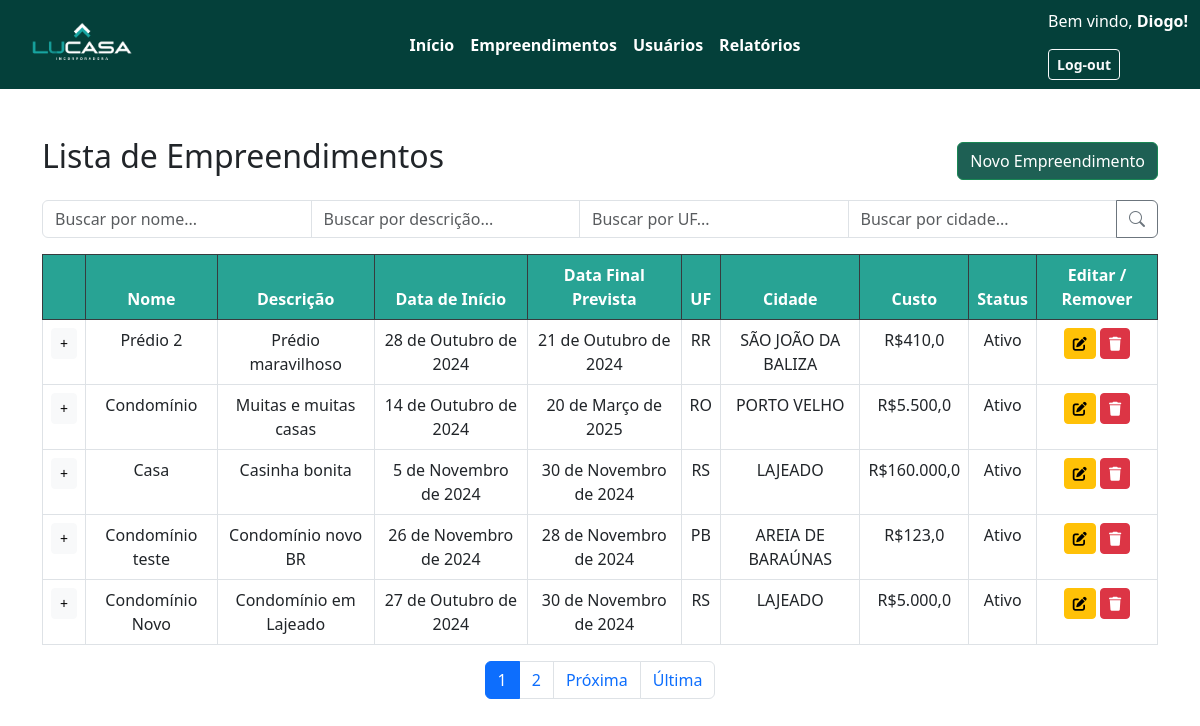
/listaEmpreendimento/ (signed in), run on an earlier commit of the app's database.
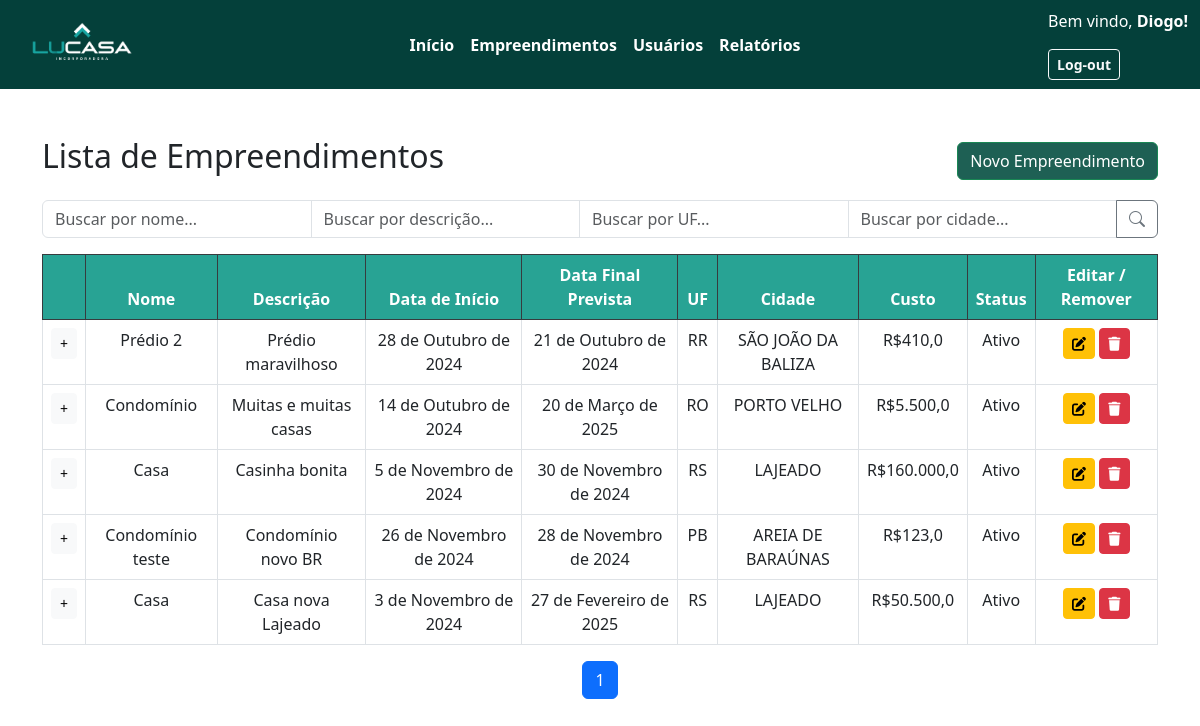
And on a later commit of the database.
### appteste/models.py (models this page shows)
class Empreendimento(models.Model):
    Nome = models.CharField(max_length=100, default="")
    Descricao = models.TextField(max_length=200)
    Data_inicio = models.DateField(default=datetime.now)
    Data_fim_prevista = models.DateField(default=datetime.now)
    Data_fim = models.DateField(default=datetime.now)
    UF = models.CharField(max_length=2, default="")
    Cidade = models.CharField(max_length=50, default="")
    Valor_total = models.FloatField()
    Ativo = models.BooleanField(default=True)
    Usuario_id = models.IntegerField(default=0)

### appteste/views.py (the view, shortened to what this page needs)
# urls.py: path("listaEmpreendimento/", views.listaEmpreendimento, name="listaEmpreendimento"),
@login_required
def listaEmpreendimento(request):
    empreendimentos = Empreendimento.objects.filter(Ativo=True)
    paginator = Paginator(empreendimentos, 5)
    page_number = request.GET.get('page')
    empreendimentos = paginator.get_page(page_number)
    mov_fin = Mov_Financeira.objects.filter(A_pagar=True)
    context = {
        "emp": empreendimentos,
        "mov_fin": mov_fin,
    }
    return render(request, 'appteste/Empreendimento/listaEmpreendimento.html', context)

### appteste/models.py (called while the page is built)
    def __str__(self) -> str:
        return self.Descricao

### appteste/templates/appteste/Empreendimento/listaEmpreendimento.html (shortened to what this page needs)
{% extends "appteste/cabecalho.html" %}
{% block content %}
<head>
    {% load static %}
    <link href="{% static 'css/listas.css' %}" rel="stylesheet">
    <link rel="stylesheet"
        href="https://cdnjs.cloudflare.com/ajax/libs/bootstrap-icons/1.10.5/font/bootstrap-icons.min.css">
    <link rel="stylesheet" href="https://cdnjs.cloudflare.com/ajax/libs/font-awesome/6.0.0-beta3/css/all.min.css">
</head>
<body>
    <div class="container mt-5">
        <div class="d-flex justify-content-between align-items-center mb-3">
            <h2>Lista de Empreendimentos</h2>
            <button class="btn btn-success"><a href="../cadEmpreendimento/">Novo Empreendimento</a></button>
        </div>
        <form method="post" action="{% url 'listaEmpreendimento' %}">
            <div class="input-group mb-3">
                <input type="text" class="form-control" name="nome" value="{{ nome }}" placeholder="Buscar por nome..."
                    aria-label="Buscar por nome">
                <input type="text" class="form-control" name="descricao" value="{{ descricao }}"
                    placeholder="Buscar por descrição..." aria-label="Buscar por descrição">
                <input type="text" class="form-control" name="uf" value="{{ uf }}" placeholder="Buscar por UF..."
                    aria-label="Buscar por UF">
                <input type="text" class="form-control" name="cidade" value="{{ cidade }}"
                    placeholder="Buscar por cidade..." aria-label="Buscar por cidade">
                <button class="btn btn-outline-secondary" type="submit"><i class="bi bi-search"></i></button>
            </div>
        </form>
        <table class="table table-bordered table-hover">
            <thead class="table-dark">
                <tr>
                    <th style="background-color: #28A394;"></th>
                    <th style="background-color: #28A394;">Nome</th>
                    <th style="background-color: #28A394;">Descrição</th>
                    <th style="background-color: #28A394;">Data de Início</th>
                    <th style="background-color: #28A394;">Data Final Prevista</th>
                    <th style="background-color: #28A394;">UF</th>
                    <th style="background-color: #28A394;">Cidade</th>
                    <th style="background-color: #28A394;">Custo</th>
                    <th style="background-color: #28A394;">Status</th>
                    <th style="background-color: #28A394;">Editar / Remover</th>
                </tr>
            </thead>
            <tbody>
                {% for e in emp %}
                <tr>
                    <td><button class="btn btn-light btn-sm" onclick="esconderLinha(this)">+</button></td>
                    <td>{{ e.Nome }}</td>
                    <td>{{ e.Descricao }}</td>
                    <td>{{ e.Data_inicio }}</td>
                    <td>{{ e.Data_fim_prevista }}</td>
                    <td>{{ e.UF }}</td>
                    <td>{{ e.Cidade }}</td>
                    <td>R${{ e.Valor_total }}</td>
                    <td>
                        {% if e.Ativo %}
                        Ativo
                        {% else %}
                        Inativo
                        {% endif %}
                    </td>
                    <td>
                        <a href="{% url 'updateEmp' e.id %}" class="btn btn-warning btn-sm"><i
                                class="fas fa-edit"></i></a>
                        <a href="{% url 'deleteEmp' e.id %}" class="btn btn-danger btn-sm"><i
                                class="fas fa-trash"></i></a>
                    </td>
                </tr>
                {% endfor %}
            </tbody>
        </table>
        <div class="d-flex justify-content-center">
            <nav aria-label="Navegação de página">
                <ul class="pagination">
                    {% for i in emp.paginator.page_range %}
                        <li class="page-item {% if emp.number == i %}active{% endif %}">
                            <a class="page-link"
                                href="?page={{ i }}&nome={{ nome|default:'' }}&descricao={{ descricao|default:'' }}&uf={{ uf|default:'' }}&cidade={{ cidade|default:'' }}">
                                {{ i }}
                            </a>
                        </li>
                    {% endfor %}
                    {% if emp.has_next %}
                        <li class="page-item">
                            <a class="page-link"
                                href="?page={{ emp.next_page_number }}&nome={{ nome|default:'' }}&descricao={{ descricao|default:'' }}&uf={{ uf|default:'' }}&cidade={{ cidade|default:'' }}">
                                Próxima
                            </a>
                        </li>
                        <li class="page-item">
                            <a class="page-link"
                                href="?page={{ emp.paginator.num_pages }}&nome={{ nome|default:'' }}&descricao={{ descricao|default:'' }}&uf={{ uf|default:'' }}&cidade={{ cidade|default:'' }}">
                                Última
                            </a>
                        </li>
                    {% endif %}
                </ul>
            </nav>
        </div>
    </div>
    {% endblock %}

### appteste/templates/appteste/cabecalho.html (shortened to what this page needs)
<!DOCTYPE html>
<html lang="pt-BR">
<head>
    {% load static %}
    <link href="https://cdn.jsdelivr.net/npm/bootstrap@5.3.0/dist/css/bootstrap.min.css" rel="stylesheet">
    <link href="{% static 'css/cabecalho.css' %}" rel="stylesheet">
</head>
<body>
    <nav class="navbar navbar-expand-lg">
        <div class="container-fluid d-flex justify-content-between align-items-center">
            <a href="{% url 'home' %}" class="Logo">
                <img src="{% static 'imagens/LogoLucasa.png' %}" alt="Logo" class="logo-img">
            </a>
            <div class="collapse navbar-collapse" id="navbarNav">
                <ul class="navbar-nav mx-auto">
                    <li class="nav-item">
                        <a class="nav-link" href="/" style="color: #ffffff"><strong>Início</strong></a>
                    </li>
                    <li class="nav-item">
                        <a class="nav-link" href="../listaEmpreendimento/" style="color: #ffffff"><strong>Empreendimentos</strong></a>
                    </li>
                    <li class="nav-item">
                        <a class="nav-link" href="../mostrarUsuarios/" style="color: #ffffff"><strong>Usuários</strong></a>
                    </li>
                    <li class="nav-item">
                        <a class="nav-link" href="../listaGastos/" style="color: #ffffff"><strong>Relatórios</strong></a>
                    </li>
                </ul>
            </div>
            <div>
                {% if user.is_authenticated %}
                    <p style="color: white;">Bem vindo, <strong >{{ user.username }}!</strong></p>
                    <form method="post" action="{% url 'logout' %}">
                        <button type="submit" class="btn btn-outline-light btn-sm"><strong>Log-out</strong></button>
                    </form>
                {% else %}
                    <p style="color: white;">Bem vindo, <strong>visitante!</strong></p>
                    <form method="post" action="{% url 'login' %}">
                        {% csrf_token %}
                        <button type="submit" class="btn btn-outline-light btn-sm"><strong>Log-in</strong></button>
                    </form>
                {% endif %}
            </div>
        </div>
    </nav>
    {% block content %}
    {% endblock %}
</body>
</html>

### appteste/static/css/cabecalho.css (style rules this page uses)
.navbar { background-color: #04403a; }
.navbar .nav-link { color: white !important; text-decoration: none; }
.Logo { display: inline-block; padding: 0; margin: 0; }
.logo-img { max-width: 150px; height: auto; }

### appteste/static/css/listas.css (style rules this page uses)
body { background-color: #ffffff; }
th { text-align: center; }
td { text-align: center; }
.btn-success { background-color: #1e6054; }
a { color: #ffffff; text-decoration: none; }

What changed in the data, as far as the page shows it:
no longer on this page (row edited): Empreendimento: Nome "Condomínio Novo", Descricao "Condomínio em Lajeado", Data_inicio "27 de Outubro de 2024", Data_fim_prevista "30 de Novembro de 2024", UF "RS", Cidade "LAJEADO", Valor_total "5.000,0", Ativo "Ativo"
now on this page (row edited): Empreendimento: Nome "Casa", Descricao "Casa nova Lajeado", Data_inicio "3 de Novembro de 2024", Data_fim_prevista "27 de Fevereiro de 2025", UF "RS", Cidade "LAJEADO", Valor_total "50.500,0", Ativo "Ativo"
Also different on the page:
list line gone: "2"
text no longer shown: "Próxima Última"
